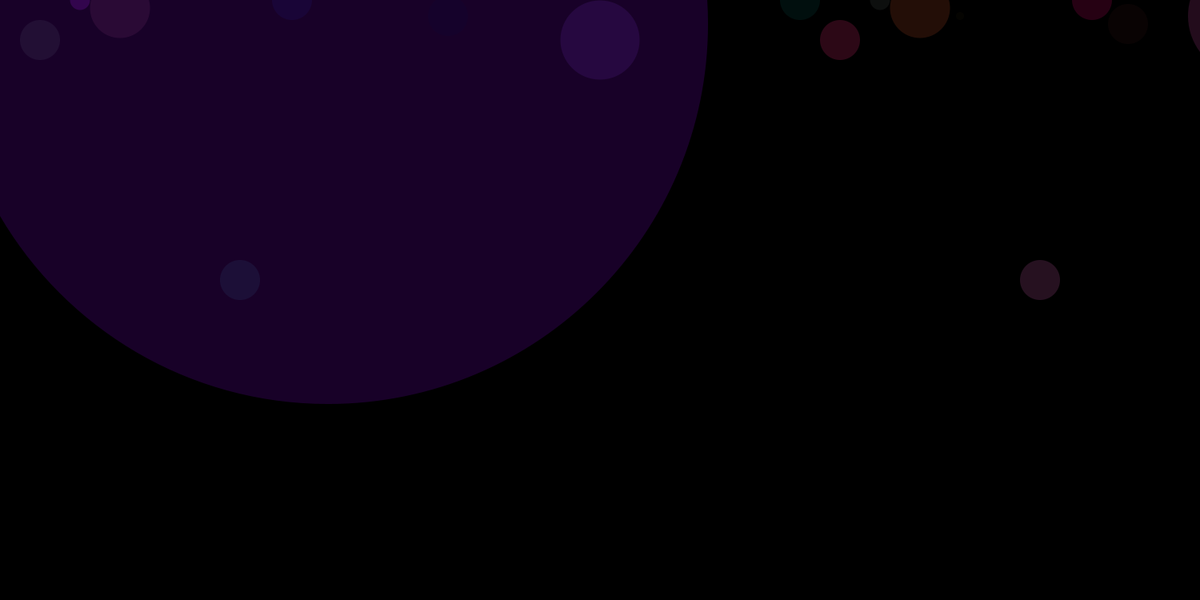
Frame 1 (no input)
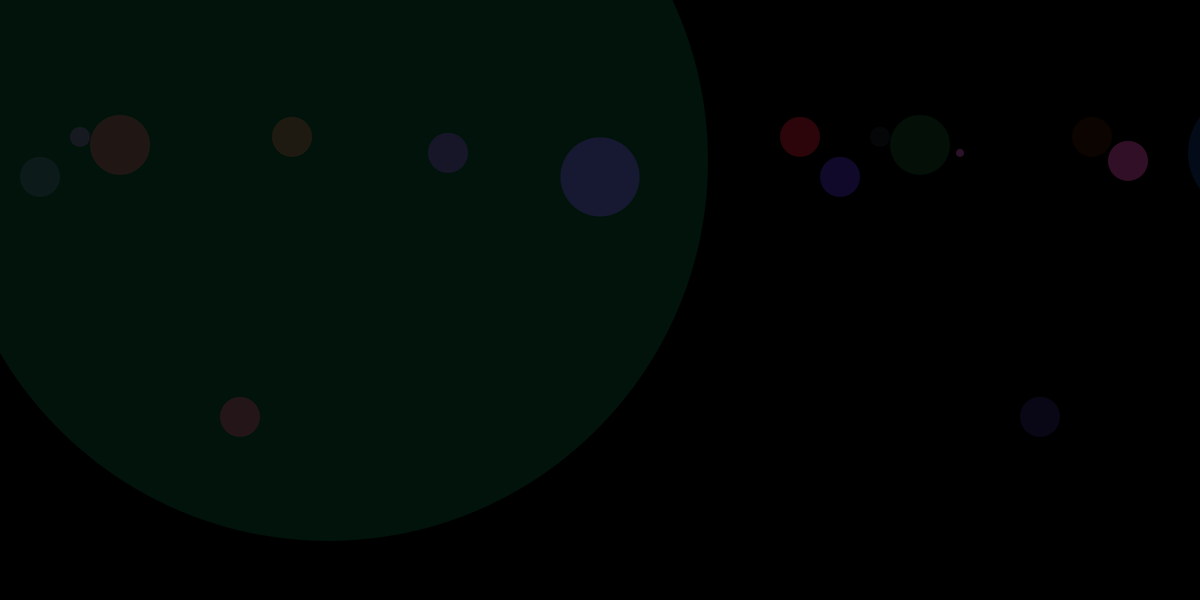
Frame 60 (the mouse pressed at the canvas centre just before this capture)
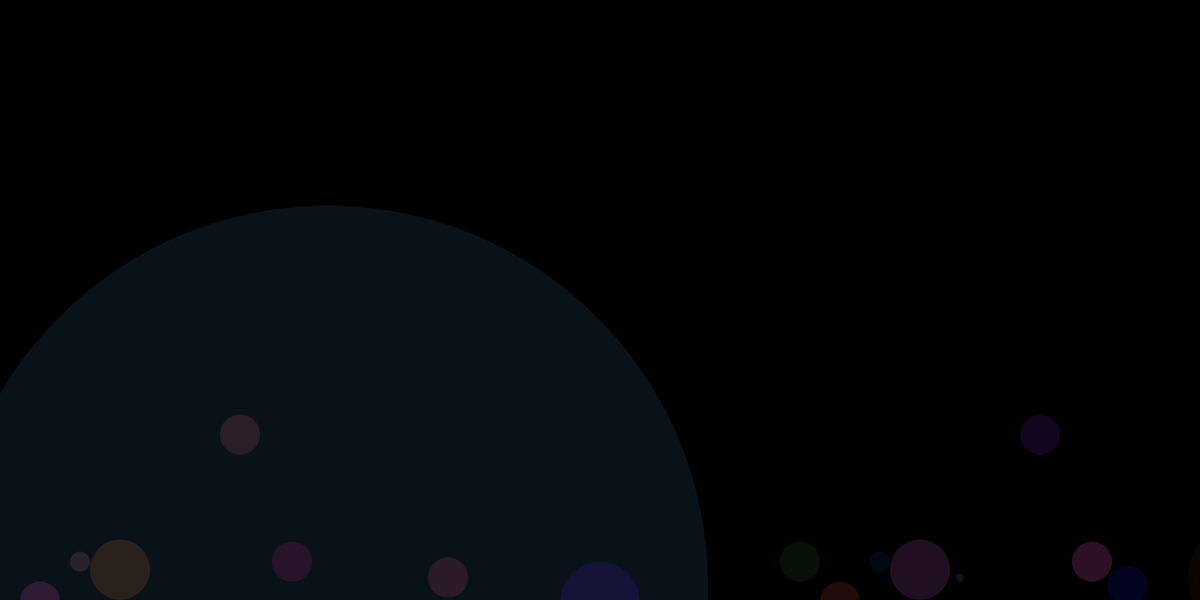
Frame 120 (the mouse held since frame 60 and released just before this capture)

The Processing sketch that drew these frames (run headless with seeded random() and noise(); from frame 60 on, the mouse is pressed at the canvas centre):

// Processing sketch: processing_139130
// ── processing_139130.pde

// ten balls to start.
Ball ball1;
Ball ball2;
Ball ball3;
Ball ball4;
Ball ball5;
Ball ball6;
Ball ball7;
Ball ball8;
Ball ball9;
Ball ball10;
Ball ball11;
Ball ball12;
Ball ball13;
Ball ball14;
Ball ball15;
Ball ball16;
Ball ball17;
Ball ball18;
Ball ball19;
Ball ball20;

//Global gravity variable
float gravity = 0.1;  

// starting to create a screen wide desktop with 2000 width maybe 1200 high
void setup() {
  size(1500,750);
  smooth();
  background(255);
  
  ball1 = new Ball(100,0,25);
  ball2 = new Ball(50,50,50);
  ball3 = new Ball(150,10,75);
  ball4 = new Ball(1200,20,10);
  ball5 = new Ball(750,50,99);
  ball6 = new Ball(300,350,50);
  ball7 = new Ball(365,0,50);
  ball8 = new Ball(410,30,950);
  ball9 = new Ball(560,20,50);
  ball10 = new Ball(1000,0,50);
  ball11 = new Ball(1100,0,25);
  ball12 = new Ball(1050,50,50);
  ball13 = new Ball(1150,10,75);
  ball14 = new Ball(1800,20,10);
  ball15 = new Ball(1750,50,2);
  ball16 = new Ball(1300,350,50);
  ball17 = new Ball(1365,0,50);
  ball18 = new Ball(1410,30,50);
  ball19 = new Ball(1560,20,150);
  ball20 = new Ball(1900,0,50);

}

void draw() {
    background(0);

  // Display the ball objects (10 right now)
  ball1.display();
  ball2.display();
  ball3.display();
  ball4.display();
  ball5.display();
  ball6.display();
  ball7.display();
  ball8.display();
  ball9.display();
  ball10.display();
  ball11.display();
  ball12.display();
  ball13.display();
  ball14.display();
  ball15.display();
  ball16.display();
  ball17.display();
  ball18.display();
  ball19.display();
  ball20.display();
  
  // Moving the balls
  ball1.update();
  ball2.update();
  ball3.update();
  ball4.update();
  ball5.update();
  ball6.update();
  ball7.update();
  ball8.update();
  ball9.update();
  ball10.update();
  ball11.update();
  ball12.update();
  ball13.update();
  ball14.update();
  ball15.update();
  ball16.update();
  ball17.update();
  ball18.update();
  ball19.update();
  ball20.update();
}

class Ball {
  float x;       // x location of square 
  float y;       // y location of square 
  float speed;   // speed of square 
  float w;       // size
 
  // Ball Constructor??
  Ball(float tempX, float tempY, float tempW) {
    x = tempX;
    y = tempY;
    w = tempW;
    speed =0;
  }
  
  void display() {
    fill (random(255),random(100),random(245),50);
    noStroke();
    ellipse(x,y,w,w);
  }
  
  void update() {
  
    // Add speed to location.
    y = y + speed;
  
    // Add gravity to speed.
    speed = speed + gravity;
  
    // If square reaches the bottom
    // Reverse speed
    if (y > height) {
    // Multiplying by -0.95 instead of -1 slows the square down each time it bounces (by decreasing speed).  
    // This is known as a "dampening" effect and is a more realistic simulation of the real world (without it, a ball would bounce forever).
      speed = speed * -0.95;  
    }
  }
}
